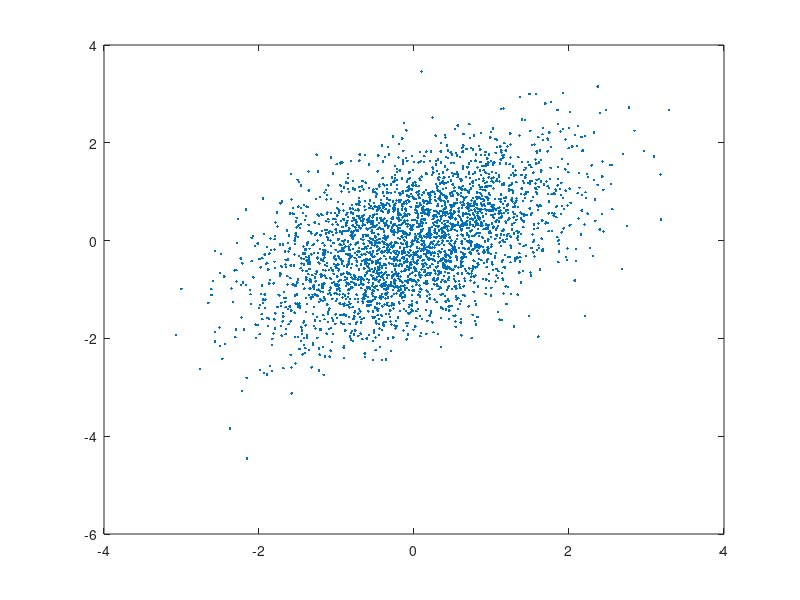

The MATLAB source for this figure:
% binormal.m generation of a binormal vector pages 52-53

y=randn(2,3000);
c=1/(2*sqrt(2))*[sqrt(3)+1 sqrt(3)-1; sqrt(3)-1 sqrt(3)+1];
x=c*y;
plot(x(1,:),x(2,:),'.')